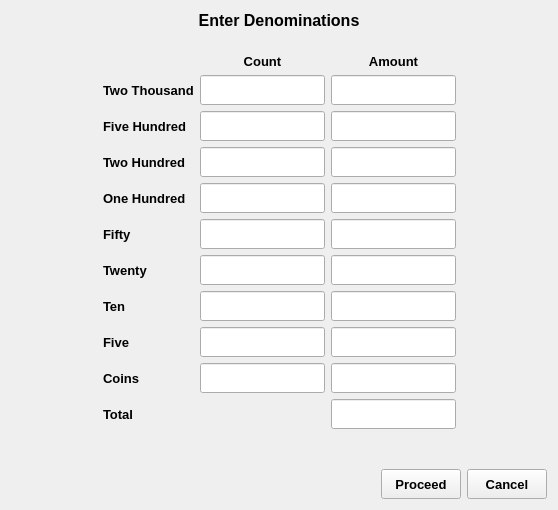
<?xml version="1.0" encoding="UTF-8"?>
<ui version="4.0">
 <class>Denominations</class>
 <widget class="QWidget" name="Denominations">
  <property name="geometry">
   <rect>
    <x>0</x>
    <y>0</y>
    <width>558</width>
    <height>510</height>
   </rect>
  </property>
  <property name="windowTitle">
   <string>Form</string>
  </property>
  <layout class="QVBoxLayout" name="verticalLayout">
   <item>
    <widget class="QLabel" name="label">
     <property name="text">
      <string>&lt;html&gt;&lt;head/&gt;&lt;body&gt;&lt;p align=&quot;center&quot;&gt;&lt;span style=&quot; font-size:12pt; font-weight:600;&quot;&gt;Enter Denominations&lt;/span&gt;&lt;/p&gt;&lt;/body&gt;&lt;/html&gt;</string>
     </property>
    </widget>
   </item>
   <item>
    <spacer name="verticalSpacer_2">
     <property name="orientation">
      <enum>Qt::Vertical</enum>
     </property>
     <property name="sizeHint" stdset="0">
      <size>
       <width>20</width>
       <height>24</height>
      </size>
     </property>
    </spacer>
   </item>
   <item>
    <layout class="QHBoxLayout" name="horizontalLayout_2">
     <item>
      <spacer name="horizontalSpacer_2">
       <property name="orientation">
        <enum>Qt::Horizontal</enum>
       </property>
       <property name="sizeHint" stdset="0">
        <size>
         <width>40</width>
         <height>20</height>
        </size>
       </property>
      </spacer>
     </item>
     <item>
      <layout class="QGridLayout" name="gridLayout">
       <item row="1" column="1">
        <widget class="QLineEdit" name="thousandLineEdit">
         <property name="minimumSize">
          <size>
           <width>0</width>
           <height>30</height>
          </size>
         </property>
         <property name="font">
          <font>
           <pointsize>10</pointsize>
          </font>
         </property>
         <property name="alignment">
          <set>Qt::AlignRight|Qt::AlignTrailing|Qt::AlignVCenter</set>
         </property>
        </widget>
       </item>
       <item row="1" column="2">
        <widget class="QLineEdit" name="thousandLineEdit_3">
         <property name="minimumSize">
          <size>
           <width>0</width>
           <height>30</height>
          </size>
         </property>
         <property name="font">
          <font>
           <pointsize>10</pointsize>
          </font>
         </property>
         <property name="alignment">
          <set>Qt::AlignRight|Qt::AlignTrailing|Qt::AlignVCenter</set>
         </property>
         <property name="readOnly">
          <bool>true</bool>
         </property>
        </widget>
       </item>
       <item row="1" column="0">
        <widget class="QLabel" name="thousandLabel">
         <property name="font">
          <font>
           <pointsize>10</pointsize>
           <weight>75</weight>
           <bold>true</bold>
          </font>
         </property>
         <property name="text">
          <string>Two Thousand</string>
         </property>
        </widget>
       </item>
       <item row="3" column="0">
        <widget class="QLabel" name="twoHundredLabel">
         <property name="font">
          <font>
           <pointsize>10</pointsize>
           <weight>75</weight>
           <bold>true</bold>
          </font>
         </property>
         <property name="text">
          <string>Two Hundred</string>
         </property>
        </widget>
       </item>
       <item row="3" column="1">
        <widget class="QLineEdit" name="twoHundredLineEdit">
         <property name="minimumSize">
          <size>
           <width>0</width>
           <height>30</height>
          </size>
         </property>
         <property name="font">
          <font>
           <pointsize>10</pointsize>
          </font>
         </property>
         <property name="alignment">
          <set>Qt::AlignRight|Qt::AlignTrailing|Qt::AlignVCenter</set>
         </property>
        </widget>
       </item>
       <item row="2" column="1">
        <widget class="QLineEdit" name="fiveHunderdLineEdit">
         <property name="minimumSize">
          <size>
           <width>0</width>
           <height>30</height>
          </size>
         </property>
         <property name="font">
          <font>
           <pointsize>10</pointsize>
          </font>
         </property>
         <property name="alignment">
          <set>Qt::AlignRight|Qt::AlignTrailing|Qt::AlignVCenter</set>
         </property>
        </widget>
       </item>
       <item row="2" column="0">
        <widget class="QLabel" name="fiveHunderdLabel">
         <property name="font">
          <font>
           <pointsize>10</pointsize>
           <weight>75</weight>
           <bold>true</bold>
          </font>
         </property>
         <property name="text">
          <string>Five Hundred</string>
         </property>
        </widget>
       </item>
       <item row="2" column="2">
        <widget class="QLineEdit" name="fiveHunderdLineEdit_2">
         <property name="minimumSize">
          <size>
           <width>0</width>
           <height>30</height>
          </size>
         </property>
         <property name="font">
          <font>
           <pointsize>10</pointsize>
          </font>
         </property>
         <property name="alignment">
          <set>Qt::AlignRight|Qt::AlignTrailing|Qt::AlignVCenter</set>
         </property>
         <property name="readOnly">
          <bool>true</bool>
         </property>
        </widget>
       </item>
       <item row="4" column="1">
        <widget class="QLineEdit" name="hundredLineEdit">
         <property name="minimumSize">
          <size>
           <width>0</width>
           <height>30</height>
          </size>
         </property>
         <property name="font">
          <font>
           <pointsize>10</pointsize>
          </font>
         </property>
         <property name="alignment">
          <set>Qt::AlignRight|Qt::AlignTrailing|Qt::AlignVCenter</set>
         </property>
        </widget>
       </item>
       <item row="3" column="2">
        <widget class="QLineEdit" name="twoHundredLineEdit_2">
         <property name="minimumSize">
          <size>
           <width>0</width>
           <height>30</height>
          </size>
         </property>
         <property name="font">
          <font>
           <pointsize>10</pointsize>
          </font>
         </property>
         <property name="alignment">
          <set>Qt::AlignRight|Qt::AlignTrailing|Qt::AlignVCenter</set>
         </property>
         <property name="readOnly">
          <bool>true</bool>
         </property>
        </widget>
       </item>
       <item row="4" column="0">
        <widget class="QLabel" name="hundredLabel">
         <property name="font">
          <font>
           <pointsize>10</pointsize>
           <weight>75</weight>
           <bold>true</bold>
          </font>
         </property>
         <property name="text">
          <string>One Hundred</string>
         </property>
        </widget>
       </item>
       <item row="5" column="2">
        <widget class="QLineEdit" name="fityLineEdit_2">
         <property name="minimumSize">
          <size>
           <width>0</width>
           <height>30</height>
          </size>
         </property>
         <property name="font">
          <font>
           <pointsize>10</pointsize>
          </font>
         </property>
         <property name="alignment">
          <set>Qt::AlignRight|Qt::AlignTrailing|Qt::AlignVCenter</set>
         </property>
         <property name="readOnly">
          <bool>true</bool>
         </property>
        </widget>
       </item>
       <item row="5" column="0">
        <widget class="QLabel" name="fityLabel">
         <property name="font">
          <font>
           <pointsize>10</pointsize>
           <weight>75</weight>
           <bold>true</bold>
          </font>
         </property>
         <property name="text">
          <string>Fifty</string>
         </property>
        </widget>
       </item>
       <item row="4" column="2">
        <widget class="QLineEdit" name="hundredLineEdit_2">
         <property name="minimumSize">
          <size>
           <width>0</width>
           <height>30</height>
          </size>
         </property>
         <property name="font">
          <font>
           <pointsize>10</pointsize>
          </font>
         </property>
         <property name="alignment">
          <set>Qt::AlignRight|Qt::AlignTrailing|Qt::AlignVCenter</set>
         </property>
         <property name="readOnly">
          <bool>true</bool>
         </property>
        </widget>
       </item>
       <item row="5" column="1">
        <widget class="QLineEdit" name="fityLineEdit">
         <property name="minimumSize">
          <size>
           <width>0</width>
           <height>30</height>
          </size>
         </property>
         <property name="font">
          <font>
           <pointsize>10</pointsize>
          </font>
         </property>
         <property name="alignment">
          <set>Qt::AlignRight|Qt::AlignTrailing|Qt::AlignVCenter</set>
         </property>
        </widget>
       </item>
       <item row="6" column="0">
        <widget class="QLabel" name="twentyLabel">
         <property name="font">
          <font>
           <pointsize>10</pointsize>
           <weight>75</weight>
           <bold>true</bold>
          </font>
         </property>
         <property name="text">
          <string>Twenty</string>
         </property>
        </widget>
       </item>
       <item row="6" column="2">
        <widget class="QLineEdit" name="twentyLineEdit_2">
         <property name="minimumSize">
          <size>
           <width>0</width>
           <height>30</height>
          </size>
         </property>
         <property name="font">
          <font>
           <pointsize>10</pointsize>
          </font>
         </property>
         <property name="alignment">
          <set>Qt::AlignRight|Qt::AlignTrailing|Qt::AlignVCenter</set>
         </property>
         <property name="readOnly">
          <bool>true</bool>
         </property>
        </widget>
       </item>
       <item row="7" column="1">
        <widget class="QLineEdit" name="tenLineEdit">
         <property name="minimumSize">
          <size>
           <width>0</width>
           <height>30</height>
          </size>
         </property>
         <property name="font">
          <font>
           <pointsize>10</pointsize>
          </font>
         </property>
         <property name="alignment">
          <set>Qt::AlignRight|Qt::AlignTrailing|Qt::AlignVCenter</set>
         </property>
        </widget>
       </item>
       <item row="7" column="0">
        <widget class="QLabel" name="tenLabel">
         <property name="font">
          <font>
           <pointsize>10</pointsize>
           <weight>75</weight>
           <bold>true</bold>
          </font>
         </property>
         <property name="text">
          <string>Ten</string>
         </property>
        </widget>
       </item>
       <item row="6" column="1">
        <widget class="QLineEdit" name="twentyLineEdit">
         <property name="minimumSize">
          <size>
           <width>0</width>
           <height>30</height>
          </size>
         </property>
         <property name="font">
          <font>
           <pointsize>10</pointsize>
          </font>
         </property>
         <property name="alignment">
          <set>Qt::AlignRight|Qt::AlignTrailing|Qt::AlignVCenter</set>
         </property>
        </widget>
       </item>
       <item row="7" column="2">
        <widget class="QLineEdit" name="tenLineEdit_2">
         <property name="minimumSize">
          <size>
           <width>0</width>
           <height>30</height>
          </size>
         </property>
         <property name="font">
          <font>
           <pointsize>10</pointsize>
          </font>
         </property>
         <property name="alignment">
          <set>Qt::AlignRight|Qt::AlignTrailing|Qt::AlignVCenter</set>
         </property>
         <property name="readOnly">
          <bool>true</bool>
         </property>
        </widget>
       </item>
       <item row="9" column="0">
        <widget class="QLabel" name="coinsLabel">
         <property name="font">
          <font>
           <pointsize>10</pointsize>
           <weight>75</weight>
           <bold>true</bold>
          </font>
         </property>
         <property name="text">
          <string>Coins</string>
         </property>
        </widget>
       </item>
       <item row="8" column="2">
        <widget class="QLineEdit" name="fiveLineEdit_2">
         <property name="minimumSize">
          <size>
           <width>0</width>
           <height>30</height>
          </size>
         </property>
         <property name="font">
          <font>
           <pointsize>10</pointsize>
          </font>
         </property>
         <property name="alignment">
          <set>Qt::AlignRight|Qt::AlignTrailing|Qt::AlignVCenter</set>
         </property>
         <property name="readOnly">
          <bool>true</bool>
         </property>
        </widget>
       </item>
       <item row="8" column="0">
        <widget class="QLabel" name="fiveLabel">
         <property name="font">
          <font>
           <pointsize>10</pointsize>
           <weight>75</weight>
           <bold>true</bold>
          </font>
         </property>
         <property name="text">
          <string>Five</string>
         </property>
        </widget>
       </item>
       <item row="8" column="1">
        <widget class="QLineEdit" name="fiveLineEdit">
         <property name="minimumSize">
          <size>
           <width>0</width>
           <height>30</height>
          </size>
         </property>
         <property name="font">
          <font>
           <pointsize>10</pointsize>
          </font>
         </property>
         <property name="alignment">
          <set>Qt::AlignRight|Qt::AlignTrailing|Qt::AlignVCenter</set>
         </property>
        </widget>
       </item>
       <item row="9" column="1">
        <widget class="QLineEdit" name="coinsLineEdit">
         <property name="minimumSize">
          <size>
           <width>0</width>
           <height>30</height>
          </size>
         </property>
         <property name="font">
          <font>
           <pointsize>10</pointsize>
          </font>
         </property>
         <property name="alignment">
          <set>Qt::AlignRight|Qt::AlignTrailing|Qt::AlignVCenter</set>
         </property>
        </widget>
       </item>
       <item row="10" column="2">
        <widget class="QLineEdit" name="totalLineEdit">
         <property name="minimumSize">
          <size>
           <width>0</width>
           <height>30</height>
          </size>
         </property>
         <property name="font">
          <font>
           <pointsize>10</pointsize>
          </font>
         </property>
         <property name="alignment">
          <set>Qt::AlignRight|Qt::AlignTrailing|Qt::AlignVCenter</set>
         </property>
         <property name="readOnly">
          <bool>true</bool>
         </property>
        </widget>
       </item>
       <item row="10" column="0">
        <widget class="QLabel" name="totalLabel">
         <property name="font">
          <font>
           <pointsize>10</pointsize>
           <weight>75</weight>
           <bold>true</bold>
          </font>
         </property>
         <property name="text">
          <string>Total</string>
         </property>
        </widget>
       </item>
       <item row="9" column="2">
        <widget class="QLineEdit" name="coinsLineEdit_2">
         <property name="minimumSize">
          <size>
           <width>0</width>
           <height>30</height>
          </size>
         </property>
         <property name="font">
          <font>
           <pointsize>10</pointsize>
          </font>
         </property>
         <property name="alignment">
          <set>Qt::AlignRight|Qt::AlignTrailing|Qt::AlignVCenter</set>
         </property>
         <property name="readOnly">
          <bool>true</bool>
         </property>
        </widget>
       </item>
       <item row="0" column="1">
        <widget class="QLabel" name="label_2">
         <property name="font">
          <font>
           <pointsize>10</pointsize>
           <weight>75</weight>
           <bold>true</bold>
          </font>
         </property>
         <property name="text">
          <string>Count</string>
         </property>
         <property name="alignment">
          <set>Qt::AlignCenter</set>
         </property>
        </widget>
       </item>
       <item row="0" column="2">
        <widget class="QLabel" name="label_3">
         <property name="font">
          <font>
           <pointsize>10</pointsize>
           <weight>75</weight>
           <bold>true</bold>
          </font>
         </property>
         <property name="text">
          <string>Amount</string>
         </property>
         <property name="alignment">
          <set>Qt::AlignCenter</set>
         </property>
        </widget>
       </item>
      </layout>
     </item>
     <item>
      <spacer name="horizontalSpacer_3">
       <property name="orientation">
        <enum>Qt::Horizontal</enum>
       </property>
       <property name="sizeHint" stdset="0">
        <size>
         <width>40</width>
         <height>20</height>
        </size>
       </property>
      </spacer>
     </item>
    </layout>
   </item>
   <item>
    <spacer name="verticalSpacer">
     <property name="orientation">
      <enum>Qt::Vertical</enum>
     </property>
     <property name="sizeHint" stdset="0">
      <size>
       <width>20</width>
       <height>40</height>
      </size>
     </property>
    </spacer>
   </item>
   <item>
    <layout class="QHBoxLayout" name="horizontalLayout">
     <item>
      <spacer name="horizontalSpacer">
       <property name="orientation">
        <enum>Qt::Horizontal</enum>
       </property>
       <property name="sizeHint" stdset="0">
        <size>
         <width>40</width>
         <height>20</height>
        </size>
       </property>
      </spacer>
     </item>
     <item>
      <widget class="QPushButton" name="save">
       <property name="minimumSize">
        <size>
         <width>80</width>
         <height>30</height>
        </size>
       </property>
       <property name="font">
        <font>
         <pointsize>10</pointsize>
         <weight>75</weight>
         <bold>true</bold>
        </font>
       </property>
       <property name="text">
        <string>Proceed</string>
       </property>
      </widget>
     </item>
     <item>
      <widget class="QPushButton" name="cancel">
       <property name="minimumSize">
        <size>
         <width>80</width>
         <height>30</height>
        </size>
       </property>
       <property name="font">
        <font>
         <pointsize>10</pointsize>
         <weight>75</weight>
         <bold>true</bold>
        </font>
       </property>
       <property name="text">
        <string>Cancel</string>
       </property>
      </widget>
     </item>
    </layout>
   </item>
  </layout>
 </widget>
 <tabstops>
  <tabstop>thousandLineEdit</tabstop>
  <tabstop>fiveHunderdLineEdit</tabstop>
  <tabstop>twoHundredLineEdit</tabstop>
  <tabstop>hundredLineEdit</tabstop>
  <tabstop>fityLineEdit</tabstop>
  <tabstop>twentyLineEdit</tabstop>
  <tabstop>tenLineEdit</tabstop>
  <tabstop>fiveLineEdit</tabstop>
  <tabstop>coinsLineEdit</tabstop>
  <tabstop>save</tabstop>
  <tabstop>cancel</tabstop>
  <tabstop>thousandLineEdit_3</tabstop>
  <tabstop>fiveHunderdLineEdit_2</tabstop>
  <tabstop>twoHundredLineEdit_2</tabstop>
  <tabstop>hundredLineEdit_2</tabstop>
  <tabstop>fityLineEdit_2</tabstop>
  <tabstop>twentyLineEdit_2</tabstop>
  <tabstop>tenLineEdit_2</tabstop>
  <tabstop>fiveLineEdit_2</tabstop>
  <tabstop>coinsLineEdit_2</tabstop>
  <tabstop>totalLineEdit</tabstop>
 </tabstops>
 <resources/>
 <connections/>
</ui>
